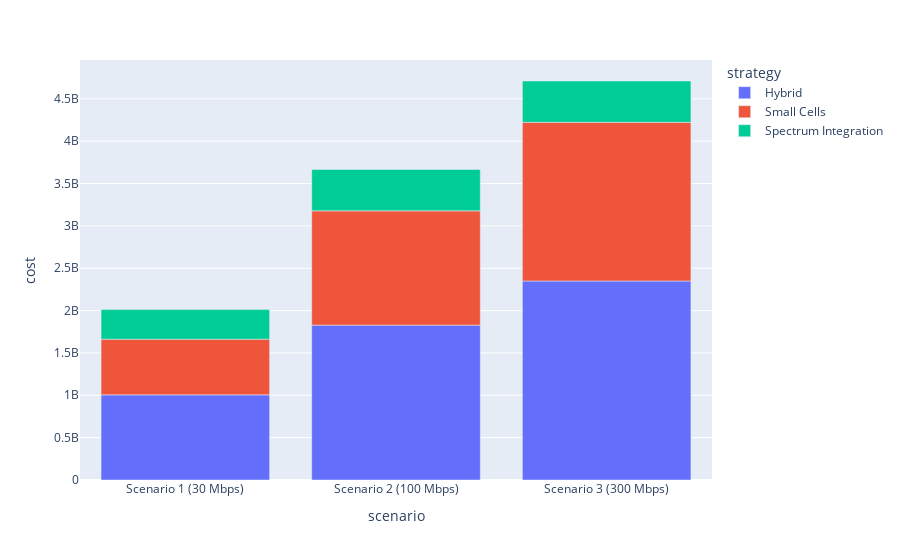

The code cell stored with this chart in its notebook:
### Code cell
import plotly.express as px


fig = px.bar(ddacr, x="scenario", y="cost", color="strategy")
fig.show()

### Figure 1 — Plotly figure (JSON) as saved in the notebook; plotly's stock layout.template omitted (floating-point values rounded to 4 significant figures)
{"data": [{"alignmentgroup": "True", "hovertemplate": "strategy=Hybrid<br>scenario=%{x}<br>cost=%{y}<extra></extra>", "legendgroup": "Hybrid", "marker": {"color": "#636efa", "pattern": {"shape": ""}}, "name": "Hybrid", "offsetgroup": "Hybrid", "orientation": "v", "showlegend": true, "textposition": "auto", "type": "bar", "x": ["Scenario 1 (30 Mbps)", "Scenario 2 (100 Mbps)", "Scenario 3 (300 Mbps)"], "xaxis": "x", "y": [1004899690, 1828187602, 2349286374], "yaxis": "y"}, {"alignmentgroup": "True", "hovertemplate": "strategy=Small Cells<br>scenario=%{x}<br>cost=%{y}<extra></extra>", "legendgroup": "Small Cells", "marker": {"color": "#EF553B", "pattern": {"shape": ""}}, "name": "Small Cells", "offsetgroup": "Small Cells", "orientation": "v", "showlegend": true, "textposition": "auto", "type": "bar", "x": ["Scenario 1 (30 Mbps)", "Scenario 2 (100 Mbps)", "Scenario 3 (300 Mbps)"], "xaxis": "x", "y": [656956925, 1348869989, 1872614837], "yaxis": "y"}, {"alignmentgroup": "True", "hovertemplate": "strategy=Spectrum Integration<br>scenario=%{x}<br>cost=%{y}<extra></extra>", "legendgroup": "Spectrum Integration", "marker": {"color": "#00cc96", "pattern": {"shape": ""}}, "name": "Spectrum Integration", "offsetgroup": "Spectrum Integration", "orientation": "v", "showlegend": true, "textposition": "auto", "type": "bar", "x": ["Scenario 1 (30 Mbps)", "Scenario 2 (100 Mbps)", "Scenario 3 (300 Mbps)"], "xaxis": "x", "y": [349517385, 488242320, 488242320], "yaxis": "y"}], "layout": {"barmode": "relative", "legend": {"title": {"text": "strategy"}, "tracegroupgap": 0}, "margin": {"t": 60}, "xaxis": {"anchor": "y", "domain": [0, 1], "title": {"text": "scenario"}}, "yaxis": {"anchor": "x", "domain": [0, 1], "title": {"text": "cost"}}}}
